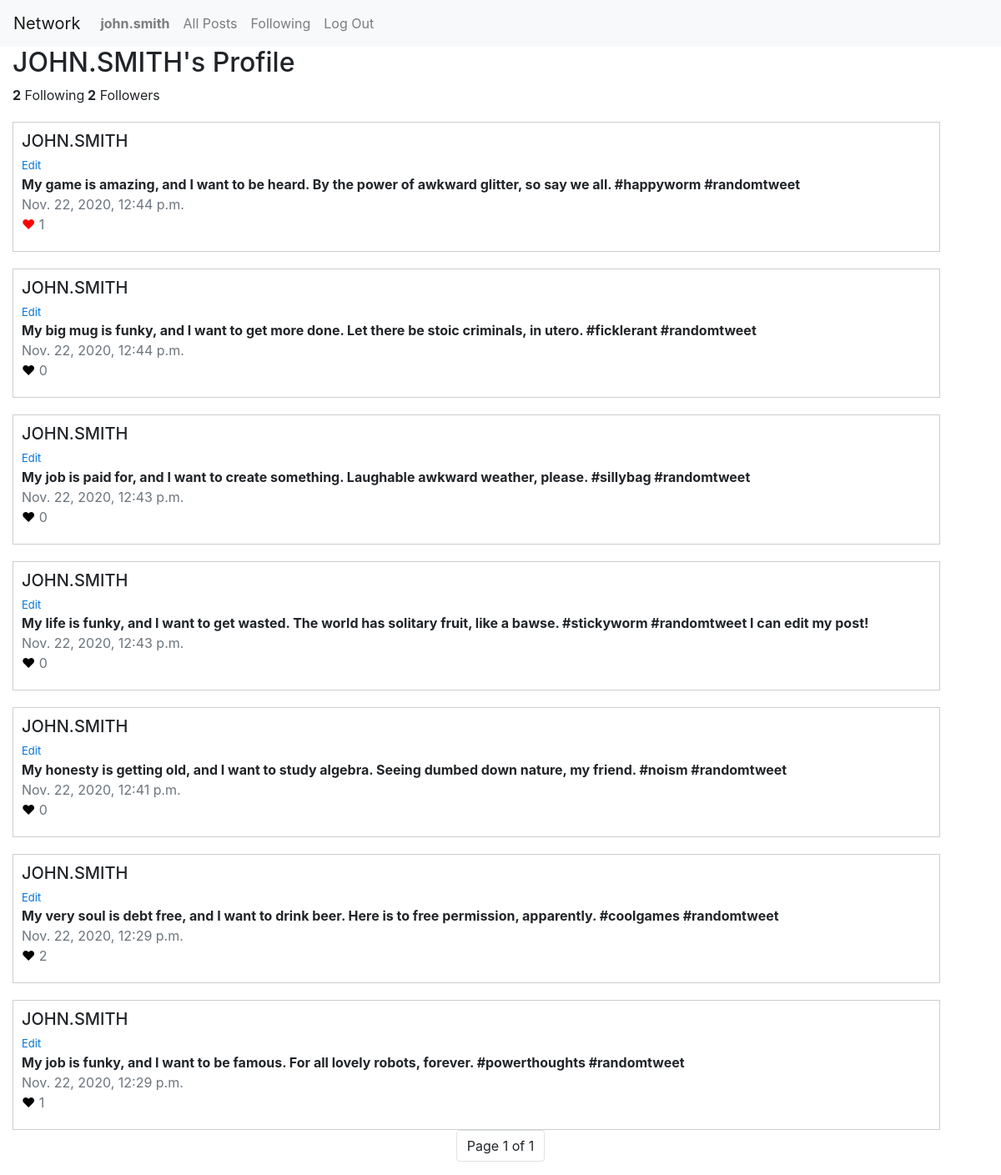
The page /profile/3 (signed in) on the database its author committed.
### network/models.py (models this page shows)
class User(AbstractUser):
    pass

class Post(models.Model):
    user = models.ForeignKey("User", on_delete=models.CASCADE, related_name="posts")
    body = models.TextField(blank=True, max_length=280)
    timestamp = models.DateTimeField(auto_now_add=True)
    like = models.ManyToManyField("User", related_name="post_likes", blank=True)
    def num_likes(self):
        return self.like.count()

### network/views.py (the view)
# urls.py: path("profile/<str:user_id>", views.profile, name="profile"),
def profile(request, user_id):
    user = User.objects.get(id=user_id)
    post_list = Post.objects.filter(user=user).order_by('-timestamp')
    paginator = Paginator(post_list, 10) # Show 10 posts per page.
    page_number = request.GET.get('page')
    page_obj = paginator.get_page(page_number)
    followers = Follow.objects.filter(following=user_id).count()
    following = Follow.objects.filter(follower=user_id).count()
    if request.user.is_authenticated:
        follow_status = Follow.objects.filter(following=User.objects.get(id=user_id)).filter(follower=User.objects.get(id=request.user.id))
    else:
        follow_status = 0
    return render(request, "network/profile.html", {
        "profile": user,
        "header": "Profile",
        "page_obj": page_obj,
        "followers": followers,
        "following": following,
        "follow_status": follow_status
    })

### network/templates/network/profile.html (shortened to what this page needs)
{% extends "network/layout.html" %}
{% load static %}
{% block body %}
<div class="container-fluid">
    <h2>{{ profile.username|upper }}'s {{ header }}</h2>
    <b>{{ following }}</b> Following<b> {{ followers}}</b> Followers
    {% for post in page_obj %}
        <div class="box">
            <h5><a href="{% url 'profile' post.user.id %}" alt="View {{ post.user }}'s profile" class="user">{{ post.user|upper }}</a></h5>
            {% if user.is_authenticated and user.id == post.user.id  %}
                <div class="edit" id="{{ post.id }}">
                    <a href="javascript:void(0);">Edit</a>
                </div>
            {% endif %}
            <p class="post-body" id="post-body-{{ post.id }}">{{ post.body }}</p>
            <p class="text-secondary date">{{ post.timestamp }}</p>
            {% if user in post.like.all %}
                <p class="like" id="{{ post.id }}" style="color:red;"><a href="javascript:void(0);">♥</a></p>
            {% else %}
                <p class="like" id="{{ post.id }}" style="color:black;"><a href="javascript:void(0);">♥</a></p>
            {% endif %}
            <p class="text-secondary like" id="count-like-{{ post.id }}">{{ post.num_likes }}</p>
        </div>
    {% endfor %}
    <nav>
    <ul class="pagination justify-content-center">
        <li class="page-item"><a class="page-link">Page {{ page_obj.number }} of {{ page_obj.paginator.num_pages }}</a></li>
    </ul>
</nav>
</div>
{% endblock %}

### network/templates/network/layout.html (shortened to what this page needs)
{% load static %}
<!DOCTYPE html>
<html lang="en">
    <head>
        <link rel="stylesheet" href="https://stackpath.bootstrapcdn.com/bootstrap/4.4.1/css/bootstrap.min.css">
        <link href="{% static 'network/styles.css' %}" rel="stylesheet">
    </head>
    <body>
        <nav class="navbar navbar-expand-lg navbar-light bg-light">
            <a class="navbar-brand" href="{% url 'index' %}">Network</a>
            <div>
              <ul class="navbar-nav mr-auto">
                {% if user.is_authenticated %}
                    <li class="nav-item">
                        <a class="nav-link" href="{% url 'profile' user.id %}"><strong>{{ user.username }}</strong></a>
                    </li>
                {% endif %}
                <li class="nav-item">
                  <a class="nav-link" href="{% url 'index' %}">All Posts</a>
                </li>
                {% if user.is_authenticated %}
                    <li class="nav-item">
                        <a class="nav-link" href="{% url 'following' %}">Following</a>
                    </li>
                    <li class="nav-item">
                        <a class="nav-link" href="{% url 'logout' %}">Log Out</a>
                    </li>
                {% endif %}
              </ul>
            </div>
          </nav>
        <div class="body">
            {% block body %}
            {% endblock %}
        </div>
    </body>
</html>

### network/static/network/styles.css (style rules this page uses)
a, a:hover, a:focus, a:active { color: inherit; }
.box { border: 1px solid #cecece; width: 95%; margin-top: 20px; padding-top: 10px; padding-right: 10px; padding-bottom: 20px; padding-left: 10px; }
.post-body { font-weight: bold; margin: 0; }
.like { display: inline; margin: 0; }
.edit { font-size: small; color: #0275d8; }
.date { margin: 0; }

### rows shown on the page
User: username "john.smith", username "JOHN.SMITH"
Post: user "JOHN.SMITH", body "My game is amazing, and I want to be heard. By the power of awkward glitter, so say we all. #happyworm #randomtweet", timestamp "Nov. 22, 2020, 12:44 p.m.", num_likes "1"
Post: user "JOHN.SMITH", body "My big mug is funky, and I want to get more done. Let there be stoic criminals, in utero. #ficklerant #randomtweet", timestamp "Nov. 22, 2020, 12:44 p.m.", num_likes "0"
Post: user "JOHN.SMITH", body "My job is paid for, and I want to create something. Laughable awkward weather, please. #sillybag #randomtweet", timestamp "Nov. 22, 2020, 12:43 p.m.", num_likes "0"
Post: user "JOHN.SMITH", body "My life is funky, and I want to get wasted. The world has solitary fruit, like a bawse. #stickyworm #randomtweet I can edit my post!", timestamp "Nov. 22, 2020, 12:43 p.m.", num_likes "0"
Post: user "JOHN.SMITH", body "My honesty is getting old, and I want to study algebra. Seeing dumbed down nature, my friend. #noism #randomtweet", timestamp "Nov. 22, 2020, 12:41 p.m.", num_likes "0"
Post: user "JOHN.SMITH", body "My very soul is debt free, and I want to drink beer. Here is to free permission, apparently. #coolgames #randomtweet", timestamp "Nov. 22, 2020, 12:29 p.m.", num_likes "2"
Post: user "JOHN.SMITH", body "My job is funky, and I want to be famous. For all lovely robots, forever. #powerthoughts #randomtweet", timestamp "Nov. 22, 2020, 12:29 p.m.", num_likes "1"

### other values the page prints
{{ header }} "Profile"
{{ following }} "2"
{{ followers }} "2"
{{ page_obj.number }} "1"
{{ page_obj.paginator.num_pages }} "1"
